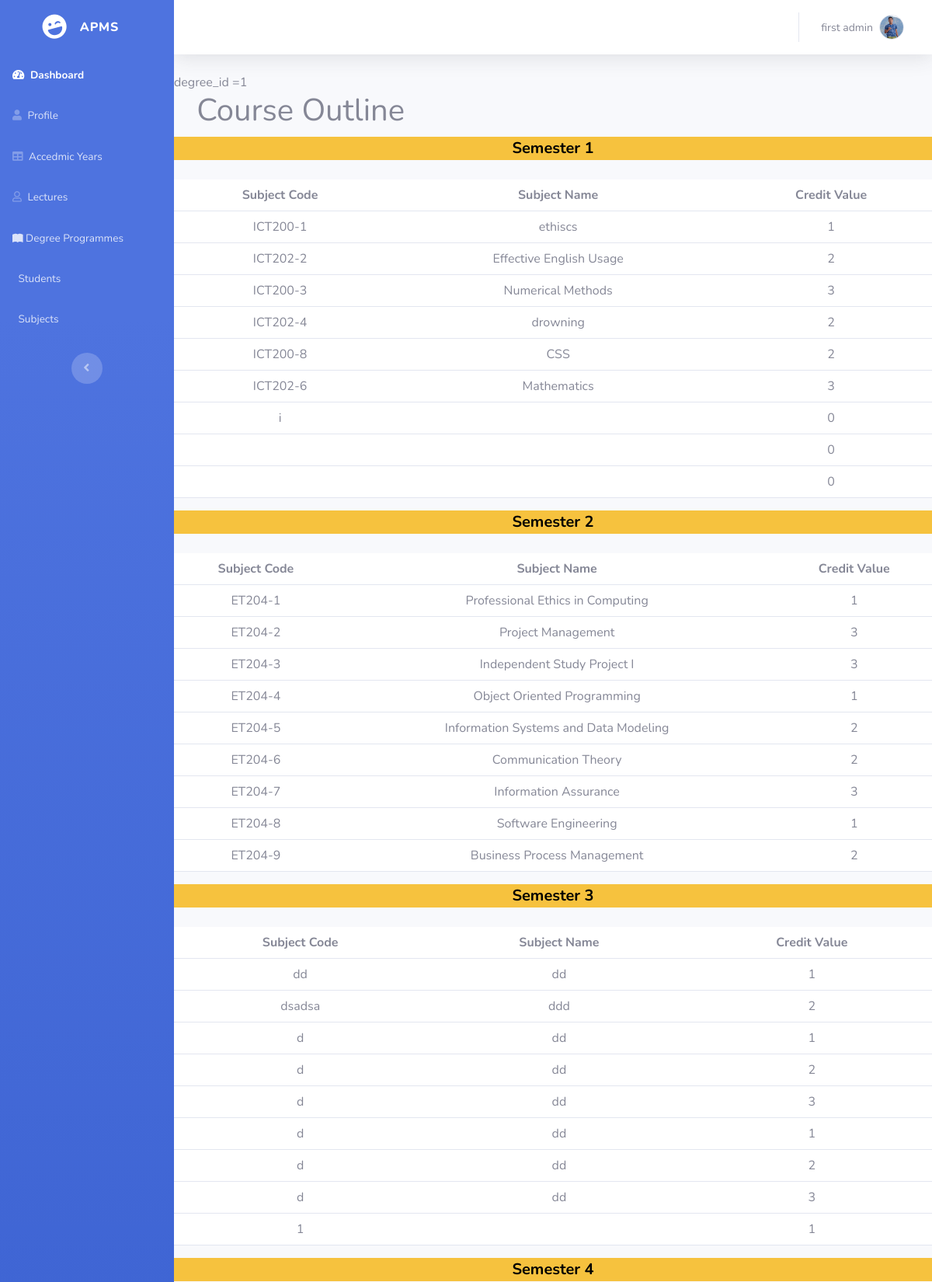
/Admin/Subjects/show_subj.php?degree_id=1 (signed in, upper part), run on the app's committed database.
### tables this page shows
CREATE TABLE `tbl_subject` (
  `subject_id` int(11) NOT NULL,
  `semester_id` int(20) NOT NULL,
  `degree_id` int(20) NOT NULL,
  `semester_number` int(10) NOT NULL,
  `subject_name` varchar(255) NOT NULL,
  `subject_code` varchar(100) NOT NULL,
  `credits` varchar(50) NOT NULL
);

### Admin/Subjects/show_subj.php (the view)
<?php include("C:/xampp/htdocs/APMS/Admin/parts/headerA.php") ?>
<body id="page-top">
    <div id="wrapper">
        <?php include("C:/xampp/htdocs/APMS/Admin/parts/Navbar.php");
        $degree_id = $_GET['degree_id'];
        echo "degree_id =" . $degree_id;
        ?>
        <div style="margin-left: 3%;">
            <h1 style="margin-bottom: 10px;">Course Outline</h1>
        </div>
        <section id="course-outline">
          <?php
            $sql_fetch_semesters = "SELECT DISTINCT semester_number FROM tbl_subject WHERE degree_id = ?";
            $stmt_fetch_semesters = mysqli_prepare($conn, $sql_fetch_semesters);
            mysqli_stmt_bind_param($stmt_fetch_semesters, "i", $degree_id);
            mysqli_stmt_execute($stmt_fetch_semesters);
            $result_semesters = mysqli_stmt_get_result($stmt_fetch_semesters);
            $semester_subjects = array();
            while ($row_semester = mysqli_fetch_assoc($result_semesters)) {
                $semester_number = $row_semester['semester_number'];
                $sql_fetch_subjects = "SELECT * FROM tbl_subject WHERE degree_id = ? AND semester_number = ?";
                $stmt_fetch_subjects = mysqli_prepare($conn, $sql_fetch_subjects);
                mysqli_stmt_bind_param($stmt_fetch_subjects, "ii", $degree_id, $semester_number);
                mysqli_stmt_execute($stmt_fetch_subjects);
                $result_subjects = mysqli_stmt_get_result($stmt_fetch_subjects);
                $subjects = mysqli_fetch_all($result_subjects, MYSQLI_ASSOC);
                $semester_subjects[$semester_number] = $subjects;
            }
            ?>
            <?php foreach ($semester_subjects as $semester_number => $subjects) { ?>
                <div id="semester-<?php echo $semester_number; ?>">
                    <p class="text-center text-bg-warning" style="font-size: 20px; margin-bottom: 25px; font-weight: bold;">Semester <?php echo $semester_number; ?></p>
                    <div class="table-responsive text-center">
                        <table class="table table-hover">
                            <thead>
                                <tr>
                                    <th>Subject Code</th>
                                    <th>Subject Name</th>
                                    <th>Credit Value</th>
                                </tr>
                            </thead>
                            <tbody>
                                <?php foreach ($subjects as $subject) { ?>
                                    <tr>
                                        <td><?php echo $subject['subject_code']; ?></td>
                                        <td><?php echo $subject['subject_name']; ?></td>
                                        <td><?php echo $subject['credits']; ?></td>
                                    </tr>
                                <?php } ?>
                            </tbody>
                        </table>
                    </div>
                </div>
            <?php } ?>
        </section>
    </div>
    <?php include("C:/xampp/htdocs/APMS/Admin/parts/footer.php") ?>

### Admin/parts/searchandheader.php (shortened to what this page needs)
<nav class="navbar navbar-light navbar-expand bg-white shadow mb-4 topbar static-top">
     <div class="container-fluid">
          <ul class="navbar-nav flex-nowrap ms-auto">
               <li class="nav-item dropdown no-arrow">
                    <div class="nav-item dropdown no-arrow">
                         <a class="dropdown-toggle nav-link" aria-expanded="false" data-bs-toggle="dropdown" href="#">
                              <?php
                                  $sql = "SELECT * from tbl_admin WHERE admin_id =$user_id ";
                                  $res = mysqli_query($conn, $sql);
                                  if ($res == TRUE) {
                                       $count = mysqli_num_rows($res);
                                       if ($count > 0) {
                                            while ($rows = mysqli_fetch_assoc($res)) {
                                                 $name = $rows["name"];
                                                 $image = $rows["image"];
                                            }
                                       }
                                  }
                                  ?>
                              <span class="d-none d-lg-inline me-2 text-gray-600 small"><?php echo $name ?></span>
                              <img class="border rounded-circle img-profile" src="/APMS/images/admin/<?php echo $image ?> ">
                         </a>
                    </div>
               </li>
          </ul>
     </div>
</nav>

### data on the page
tbl_subject: subject_code "ICT200-1", subject_name "ethiscs", credits "1"
tbl_subject: subject_code "ICT202-2", subject_name "Effective English Usage", credits "2"
tbl_subject: subject_code "ICT200-3", subject_name "Numerical Methods", credits "3"
tbl_subject: subject_code "ICT202-4", subject_name "drowning", credits "2"
tbl_subject: subject_code "ICT200-8", subject_name "CSS", credits "2"
tbl_subject: subject_code "ICT202-6", subject_name "Mathematics", credits "3"
tbl_subject: subject_code "i", credits "0"
tbl_subject: credits "0"
tbl_subject: credits "0"
tbl_subject: subject_code "ET204-1", subject_name "Professional Ethics in Computing", credits "1"
tbl_subject: subject_code "ET204-2", subject_name "Project Management", credits "3"
tbl_subject: subject_code "ET204-3", subject_name "Independent Study Project I", credits "3"
tbl_subject: subject_code "ET204-4", subject_name "Object Oriented Programming", credits "1"
tbl_subject: subject_code "ET204-5", subject_name "Information Systems and Data Modeling", credits "2"
tbl_subject: subject_code "ET204-6", subject_name "Communication Theory", credits "2"
tbl_subject: subject_code "ET204-7", subject_name "Information Assurance", credits "3"
tbl_subject: subject_code "ET204-8", subject_name "Software Engineering", credits "1"
tbl_subject: subject_code "ET204-9", subject_name "Business Process Management", credits "2"
tbl_subject: subject_code "dd", subject_name "dd", credits "1"
tbl_subject: subject_code "dsadsa", subject_name "ddd", credits "2"
tbl_subject: subject_code "d", subject_name "dd", credits "1"
tbl_subject: subject_code "d", subject_name "dd", credits "2"
tbl_subject: subject_code "d", subject_name "dd", credits "3"
tbl_subject: subject_code "d", subject_name "dd", credits "1"
tbl_subject: subject_code "d", subject_name "dd", credits "2"
tbl_subject: subject_code "d", subject_name "dd", credits "3"
tbl_subject: subject_code "1", credits "1"

### other printed values
$name "first admin"
$degree_id "1"
$semester_number "1"
$semester_number "2"
$semester_number "3"
$semester_number "4"
